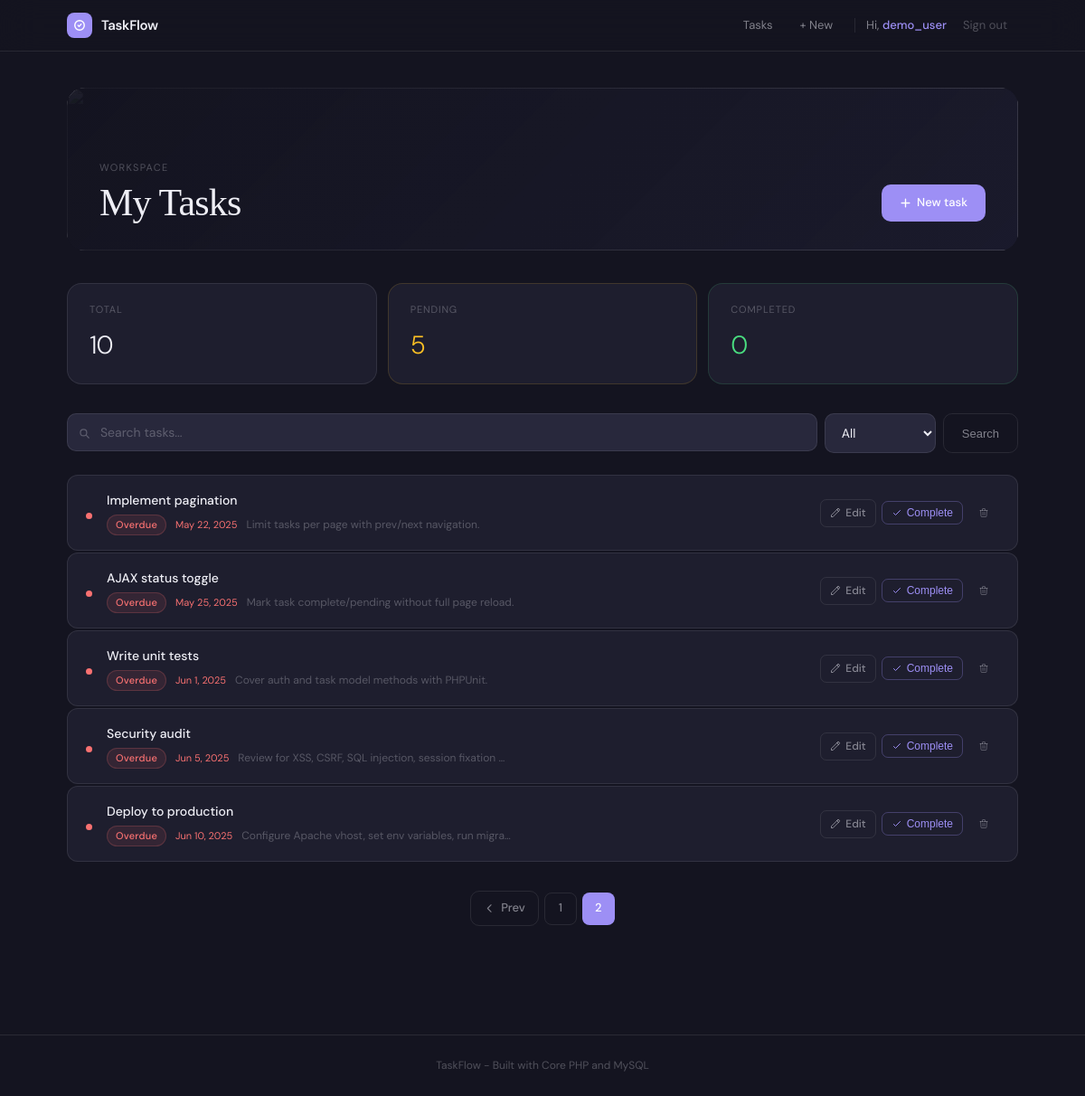
The app's page /tasks?page=2 (signed in) with its own data.
### tables this page shows
CREATE TABLE tasks (
    id INT AUTO_INCREMENT PRIMARY KEY,
    user_id INT NOT NULL,                             
    title VARCHAR(255) NOT NULL,
    description TEXT,
    due_date DATE,
    status ENUM('pending', 'completed') DEFAULT 'pending',
    created_at TIMESTAMP DEFAULT CURRENT_TIMESTAMP,
    FOREIGN KEY (user_id) REFERENCES users(id) ON DELETE CASCADE
);

### controllers/TaskController.php (called while the page is built, shortened)
<?php
require_once __DIR__ . '/../models/Task.php';
require_once __DIR__ . '/../config/db.php';
class TaskController {
    private Task $taskModel;
    public function __construct() {
        $this->taskModel = new Task();
    }
    public function index(): void {
        $userId = (int) $_SESSION['user_id'];
        $search = trim(htmlspecialchars($_GET['search'] ?? '', ENT_QUOTES, 'UTF-8'));
        $filter = in_array($_GET['filter'] ?? '', ['all', 'pending', 'completed'])
                    ? $_GET['filter']
                    : 'all';
        $page   = max(1, (int) ($_GET['page'] ?? 1));
        $totalTasks = $this->taskModel->countAll($userId, $search, $filter);
        $totalPages = (int) ceil($totalTasks / TASKS_PER_PAGE);
        $page       = min($page, max(1, $totalPages));
        $tasks = $this->taskModel->getAll($userId, $search, $filter, $page, TASKS_PER_PAGE);
        [$success, $error] = $this->consumeFlash();
        $this->renderView('tasks/index', [
            'tasks'       => $tasks,
            'search'      => $search,
            'filter'      => $filter,
            'page'        => $page,
            'totalPages'  => $totalPages,
            'totalTasks'  => $totalTasks,
            'success'     => $success,
            'error'       => $error,
            'pageTitle'   => 'My Tasks',
        ]);
    }
    private function consumeFlash(): array {
        $success = $error = null;
        if (!empty($_SESSION['flash'])) {
            $flash = $_SESSION['flash'];
            if ($flash['type'] === 'success') $success = $flash['message'];
            else                              $error   = $flash['message'];
        }
        return [$success, $error];
    }
    private function renderView(string $view, array $data = []): void {
        extract($data);
        require __DIR__ . '/../views/' . $view . '.php';
        require __DIR__ . '/../views/layouts/main.php';
    }
}

### config/db.php (called while the page is built, shortened)
<?php
function getDB(): PDO {
    static $pdo = null;
    if ($pdo === null) {
        $dsn = "mysql:host=" . DB_HOST . ";dbname=" . DB_NAME . ";charset=" . DB_CHARSET;
        $options = [
            PDO::ATTR_ERRMODE            => PDO::ERRMODE_EXCEPTION,
            PDO::ATTR_DEFAULT_FETCH_MODE => PDO::FETCH_ASSOC,
            PDO::ATTR_EMULATE_PREPARES   => false,
        ];
        try {
            $pdo = new PDO($dsn, DB_USER, DB_PASS, $options);
        } catch (PDOException $e) {
            error_log('[DB ERROR] ' . $e->getMessage());
            die('Database connection failed. Please check config/db.php');
        }
    }
    return $pdo;
}

### models/Task.php (called while the page is built, shortened)
<?php
require_once __DIR__ . '/../config/db.php';
class Task {
    private PDO $db;
    public function __construct() {
        $this->db = getDB();
    }
    public function getAll(int $userId, string $search = '', string $filter = 'all', int $page = 1, int $perPage = TASKS_PER_PAGE): array {
        $offset = ($page - 1) * $perPage;
        $conditions = ['user_id = :user_id'];
        $params = [':user_id' => $userId];
        $where = 'WHERE ' . implode(' AND ', $conditions);
        $sql = "SELECT * FROM tasks {$where} ORDER BY created_at DESC LIMIT :limit OFFSET :offset";
        $stmt = $this->db->prepare($sql);
        foreach ($params as $key => $value) {
            $stmt->bindValue($key, $value);
        }
        $stmt->bindValue(':limit',  $perPage, PDO::PARAM_INT);
        $stmt->bindValue(':offset', $offset,  PDO::PARAM_INT);
        $stmt->execute();
        return $stmt->fetchAll();
    }
    public function countAll(int $userId, string $search = '', string $filter = 'all'): int {
        $conditions = ['user_id = :user_id'];
        $params = [':user_id' => $userId];
        $where = 'WHERE ' . implode(' AND ', $conditions);
        $stmt = $this->db->prepare("SELECT COUNT(*) FROM tasks {$where}");
        $stmt->execute($params);
        return (int) $stmt->fetchColumn();
    }
}

### views/tasks/index.php (the view, shortened to what this page needs)
<?php
$pending = 0; $completed = 0;
foreach ($tasks as $t) { $t['status']==='completed' ? $completed++ : $pending++; }
?>
<div class="fade-up d1" style="position:relative;border-radius:20px;overflow:hidden;margin-bottom:36px;min-height:180px">
    <img src="https://images.unsplash.com/photo-1524758631624-e2822e304c36?auto=format&fit=crop&w=1400&q=80"
         alt="" style="position:absolute;inset:0;width:100%;height:100%;object-fit:cover;object-position:center 60%;opacity:.55">
    <div style="position:absolute;inset:0;background:linear-gradient(135deg,rgba(20,20,32,.92) 0%,rgba(30,30,50,.65) 100%)"></div>
    <div style="position:relative;z-index:1;display:flex;align-items:flex-end;justify-content:space-between;gap:16px;padding:32px 36px;height:100%;min-height:180px">
        <div style="align-self:flex-end">
            <p style="font-size:11px;letter-spacing:.12em;text-transform:uppercase;color:var(--dim);margin-bottom:8px">Workspace</p>
            <h1 style="font-size:42px;font-weight:400;letter-spacing:-.02em;color:var(--text);line-height:1">My Tasks</h1>
        </div>
        <a href="/tasks/create" class="btn btn-primary" style="align-self:flex-end;flex-shrink:0">
            <svg width="13" height="13" fill="none" viewBox="0 0 24 24" stroke="currentColor" stroke-width="2.5"><path stroke-linecap="round" stroke-linejoin="round" d="M12 4v16m8-8H4"/></svg>
            New task
        </a>
    </div>
</div>
<div class="fade-up d2" style="display:grid;grid-template-columns:repeat(3,1fr);gap:12px;margin-bottom:32px">
    <div class="card" style="padding:20px 24px">
        <p style="font-size:11px;letter-spacing:.08em;text-transform:uppercase;color:var(--dim);margin-bottom:8px">Total</p>
        <p style="font-size:28px;font-weight:300;letter-spacing:-.03em"><?= $totalTasks ?></p>
    </div>
    <div class="card" style="padding:20px 24px;border-color:rgba(251,191,36,.15)">
        <p style="font-size:11px;letter-spacing:.08em;text-transform:uppercase;color:var(--dim);margin-bottom:8px">Pending</p>
        <p style="font-size:28px;font-weight:300;letter-spacing:-.03em;color:var(--warning)"><?= $pending ?></p>
    </div>
    <div class="card" style="padding:20px 24px;border-color:rgba(74,222,128,.15)">
        <p style="font-size:11px;letter-spacing:.08em;text-transform:uppercase;color:var(--dim);margin-bottom:8px">Completed</p>
        <p style="font-size:28px;font-weight:300;letter-spacing:-.03em;color:var(--success)"><?= $completed ?></p>
    </div>
</div>
<form method="GET" action="/tasks" id="filter-form" class="fade-up d3"
      style="display:flex;gap:8px;margin-bottom:24px;flex-wrap:wrap">
    <div style="position:relative;flex:1;min-width:200px">
        <input id="search-input" type="text" name="search" class="field"
               value="<?= htmlspecialchars($search, ENT_QUOTES, 'UTF-8') ?>"
               placeholder="Search tasks..." style="padding-left:36px">
    </div>
    <select id="filter-select" name="filter" class="field" style="width:auto;padding:11px 14px"
            onchange="document.getElementById('filter-form').submit()">
        <option value="all"       <?= $filter==='all'       ?'selected':''?>>All</option>
    </select>
    <button type="submit" class="btn btn-ghost">Search</button>
</form>
<?php if (empty($tasks)): ?>
<div class="fade-up d4" style="text-align:center;padding:80px 24px">
    <img src="https://images.unsplash.com/photo-1584949091598-c31daaaa4aa9?auto=format&fit=crop&w=300&q=80"
         alt="" style="width:100px;height:100px;object-fit:cover;border-radius:16px;margin:0 auto 24px;opacity:.35;display:block;filter:grayscale(1)">
    <p style="font-size:16px;font-weight:400;color:var(--muted);letter-spacing:-.01em">
        <?= ($search || $filter !== 'all') ? 'No tasks match your search.' : 'No tasks yet.' ?>
    </p>
    <?php if (!$search && $filter === 'all'): ?>
    <a href="/tasks/create" class="btn btn-primary" style="margin-top:20px;display:inline-flex">Create your first task</a>
    <?php endif; ?>
</div>
<?php else: ?>
<div style="display:flex;flex-direction:column;gap:2px" id="task-list">
<?php foreach ($tasks as $i => $task): ?>
<?php
$isCompleted = $task['status'] === 'completed';
$today = new DateTime();
$isOverdue = false;
if (!$isCompleted && !empty($task['due_date'])) {
    $due = DateTime::createFromFormat('Y-m-d', $task['due_date']);
    $isOverdue = $due && $due < $today->setTime(0,0);
}
$dotClass   = $isCompleted ? 'dot-completed' : ($isOverdue ? 'dot-overdue' : 'dot-pending');
$badgeClass = $isCompleted ? 'badge-completed' : ($isOverdue ? 'badge-overdue' : 'badge-pending');
$badgeText  = $isCompleted ? 'Completed' : ($isOverdue ? 'Overdue' : 'Pending');
$delay = min($i * 0.04, 0.32);
?>
<div class="card card-hover"
     id="task-card-<?= $task['id'] ?>"
     style="padding:16px 20px;display:flex;align-items:center;gap:16px;border-radius:12px;animation:fadeUp .35s ease both;animation-delay:<?= $delay ?>s">
    <div class="dot <?= $dotClass ?>" id="dot-<?= $task['id'] ?>"></div>
    <div style="flex:1;min-width:0">
        <p id="task-title-<?= $task['id'] ?>"
           style="font-size:14px;font-weight:500;color:<?= $isCompleted ? 'var(--dim)' : 'var(--text)' ?>;<?= $isCompleted ? 'text-decoration:line-through' : '' ?>;white-space:nowrap;overflow:hidden;text-overflow:ellipsis">
            <?= htmlspecialchars($task['title'], ENT_QUOTES, 'UTF-8') ?>
        </p>
        <div style="display:flex;align-items:center;gap:10px;margin-top:4px;flex-wrap:wrap">
            <span id="badge-<?= $task['id'] ?>" class="badge <?= $badgeClass ?>"><?= $badgeText ?></span>
            <?php if (!empty($task['due_date'])): ?>
            <span style="font-size:11px;color:<?= $isOverdue ? 'var(--danger)' : 'var(--dim)' ?>">
                <?= htmlspecialchars(date('M j, Y', strtotime($task['due_date'])), ENT_QUOTES, 'UTF-8') ?>
            </span>
            <?php endif; ?>
            <?php if (!empty($task['description'])): ?>
            <span style="font-size:12px;color:var(--dim);white-space:nowrap;overflow:hidden;text-overflow:ellipsis;max-width:300px">
                <?= htmlspecialchars($task['description'], ENT_QUOTES, 'UTF-8') ?>
            </span>
            <?php endif; ?>
        </div>
    </div>
    <div style="display:flex;align-items:center;gap:6px;flex-shrink:0">
        <a href="/tasks/edit?id=<?= $task['id'] ?>" class="task-action task-action-edit">
            <svg width="12" height="12" fill="none" viewBox="0 0 24 24" stroke="currentColor" stroke-width="2"><path stroke-linecap="round" stroke-linejoin="round" d="M15.232 5.232l3.536 3.536m-2.036-5.036a2.5 2.5 0 113.536 3.536L6.5 21.036H3v-3.572L16.732 3.732z"/></svg>
            Edit
        </a>
        <button type="button"
                id="toggle-btn-<?= $task['id'] ?>"
                data-task-id="<?= $task['id'] ?>"
                data-status="<?= $task['status'] ?>"
                onclick="toggleTaskStatus(this)"
                class="task-action <?= $isCompleted ? 'task-action-toggle-done' : 'task-action-toggle' ?>">
            <svg width="12" height="12" fill="none" viewBox="0 0 24 24" stroke="currentColor" stroke-width="2"><path stroke-linecap="round" stroke-linejoin="round" d="M5 13l4 4L19 7"/></svg>
            <span id="toggle-label-<?= $task['id'] ?>"><?= $isCompleted ? 'Reopen' : 'Complete' ?></span>
        </button>
        <form method="GET" action="/tasks/delete" onsubmit="return confirm('Delete this task?')" style="display:inline">
            <button type="submit" class="task-action task-action-delete">
                <svg width="12" height="12" fill="none" viewBox="0 0 24 24" stroke="currentColor" stroke-width="2"><path stroke-linecap="round" stroke-linejoin="round" d="M19 7l-.867 12.142A2 2 0 0116.138 21H7.862a2 2 0 01-1.995-1.858L5 7m5 4v6m4-6v6m1-10V4a1 1 0 00-1-1h-4a1 1 0 00-1 1v3M4 7h16"/></svg>
            </button>
        </form>
    </div>
</div>
<?php endforeach; ?>
</div>
<?php if ($totalPages > 1):
    $qParams = [];
?>
<div style="display:flex;align-items:center;justify-content:center;gap:6px;margin-top:32px">
    <?php if ($page > 1): ?>
    <a href="/tasks?<?= http_build_query(array_merge($qParams,['page'=>$page-1])) ?>" class="btn btn-ghost" style="padding:8px 14px">
        <svg width="13" height="13" fill="none" viewBox="0 0 24 24" stroke="currentColor" stroke-width="2"><path stroke-linecap="round" stroke-linejoin="round" d="M15 19l-7-7 7-7"/></svg>Prev
    </a>
    <?php endif; ?>
    <?php for ($i=1;$i<=$totalPages;$i++): ?>
    <a href="/tasks?<?= http_build_query(array_merge($qParams,['page'=>$i])) ?>"
       style="width:36px;height:36px;display:grid;place-items:center;border-radius:8px;font-size:13px;font-weight:500;text-decoration:none;transition:all .2s;
              <?= $i===$page ? 'background:var(--accent);color:#fff;' : 'color:var(--muted);border:1px solid var(--border);' ?>">
        <?= $i ?>
    </a>
    <?php endfor; ?>
</div>
<?php endif; ?>
<?php endif; ?>

### views/layouts/main.php (style rules this page uses)
*, *::before, *::after { box-sizing: border-box; margin: 0; padding: 0; }
:root { --bg: #141420; --surface: #1E1E2E; --raised: #28283C; --border: rgba(255,255,255,0.09); --border-h: rgba(157,143,245,0.40); --text: #EEEEF5; --muted: rgba(238,238,245,0.50); --dim: rgba(238,238,245,0.28); --accent: #9D8FF5; --accent-h: #8B7DE8; --success: #4ADE80; --warning: #FBBF24; --danger: #F87171; }
html { font-family: 'DM Sans', -apple-system, sans-serif; background: var(--bg); color: var(--text); min-height: 100vh; }
body { min-height: 100vh; line-height: 1.6; -webkit-font-smoothing: antialiased; }
h1, h2, h3 { font-family: 'Cormorant', Georgia, serif; font-weight: 400; letter-spacing: -.01em; }
.card { background: var(--surface); border: 1px solid var(--border); border-radius: 16px; }
.card-hover { transition: border-color .2s, background .2s, box-shadow .2s; }
.btn { display: inline-flex; align-items: center; gap: 6px; padding: 10px 20px; border-radius: 10px; font-size: 13px; font-weight: 500; cursor: pointer; border: none; transition: all .2s; text-decoration: none; }
.btn-primary { background: var(--accent); color: #fff; }
.btn-ghost { background: transparent; color: var(--muted); border: 1px solid var(--border); }
.field { width: 100%; padding: 11px 14px; background: var(--raised); border: 1px solid var(--border); border-radius: 10px; color: var(--text); font-size: 14px; font-family: inherit; transition: border-color .2s, box-shadow .2s; }
.field::placeholder { color: var(--dim); }
select.field { cursor: pointer; }
select.field option { background: #1C1C21; }
.badge { display: inline-flex; align-items: center; padding: 2px 9px; border-radius: 20px; font-size: 11px; font-weight: 500; letter-spacing: .02em; }
.badge-overdue { background: rgba(248,113,113,.1); color: var(--danger); border: 1px solid rgba(248,113,113,.2); }
.dot { width: 7px; height: 7px; border-radius: 50%; flex-shrink: 0; margin-top: 6px; }
.dot-overdue { background: var(--danger); }
.fade-up { animation: fadeUp .4s ease both; }
.d1 { animation-delay: .05s; }
.d2 { animation-delay: .1s; }
.d3 { animation-delay: .15s; }
.task-action { display: inline-flex; align-items: center; gap: 5px; padding: 5px 10px; border-radius: 7px; font-size: 12px; font-weight: 500; cursor: pointer; border: 1px solid transparent; transition: all .18s; text-decoration: none; background: transparent; }
.task-action-edit { color: var(--muted); border-color: var(--border); }
.task-action-toggle { color: var(--accent); border-color: rgba(157,143,245,.3); }
.task-action-delete { color: var(--dim); border-color: transparent; }

### records on screen
tasks: title "Implement pagination", badgeText "Overdue", due_date "May 22, 2025", description "Limit tasks per page with prev/next navigation.", shows "Complete"
tasks: title "AJAX status toggle", badgeText "Overdue", due_date "May 25, 2025", description "Mark task complete/pending without full page reload.", shows "Complete"
tasks: title "Write unit tests", badgeText "Overdue", due_date "Jun 1, 2025", description "Cover auth and task model methods with PHPUnit.", shows "Complete"
tasks: title "Security audit", badgeText "Overdue", due_date "Jun 5, 2025", description "Review for XSS, CSRF, SQL injection, session fixation…", shows "Complete"
tasks: title "Deploy to production", badgeText "Overdue", due_date "Jun 10, 2025", description "Configure Apache vhost, set env variables, run migra…", shows "Complete"

### other values on screen
$username "demo_user"
$totalTasks "10"
$pending "5"
$completed "0"
